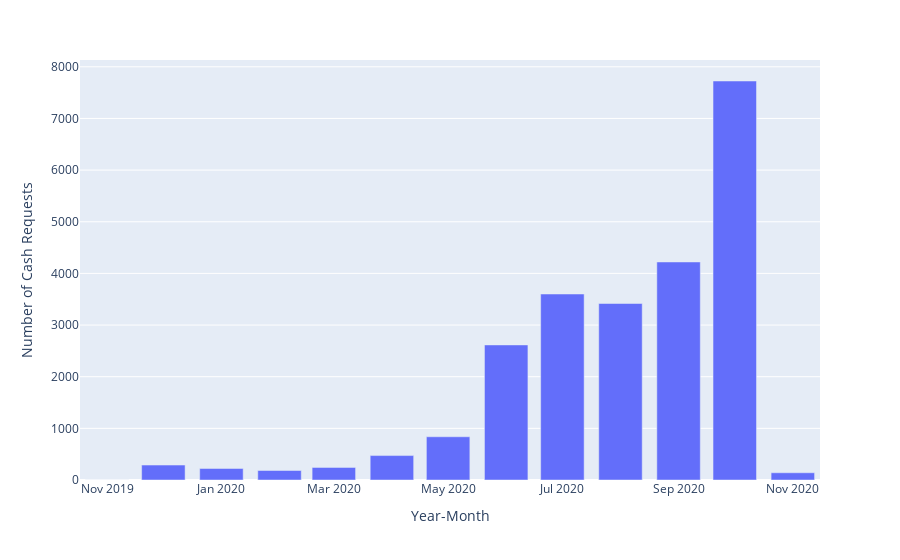

Write notebook code for a chart like this one.
### Code cell
# Extract year and month from the 'created_at' column and convert it to string format
cash['year_month'] = cash['created_at'].dt.to_period('M').astype(str)

# Count the number of cash requests per month
cash_requests_per_month = cash['year_month'].value_counts().reset_index()
cash_requests_per_month.columns = ['year_month', 'count']

# Create a bar chart
fig = px.bar(cash_requests_per_month, x='year_month', y='count', labels={'year_month': 'Year-Month', 'count': 'Number of Cash Requests'})
fig.show()

### Figure 1 — Plotly figure (JSON) as saved in the notebook; plotly's stock layout.template omitted (floating-point values rounded to 4 significant figures)
{"data": [{"alignmentgroup": "True", "hovertemplate": "Year-Month=%{x}<br>Number of Cash Requests=%{y}<extra></extra>", "legendgroup": "", "marker": {"color": "#636efa", "pattern": {"shape": ""}}, "name": "", "offsetgroup": "", "orientation": "v", "showlegend": false, "textposition": "auto", "type": "bar", "x": ["2020-10", "2020-09", "2020-07", "2020-08", "2020-06", "2020-05", "2020-04", "2019-12", "2020-03", "2020-01", "2020-02", "2020-11", "2019-11"], "xaxis": "x", "y": [7725, 4221, 3601, 3417, 2615, 837, 473, 289, 244, 223, 184, 140, 1], "yaxis": "y"}], "layout": {"barmode": "relative", "legend": {"tracegroupgap": 0}, "margin": {"t": 60}, "xaxis": {"anchor": "y", "domain": [0, 1], "title": {"text": "Year-Month"}}, "yaxis": {"anchor": "x", "domain": [0, 1], "title": {"text": "Number of Cash Requests"}}}}
